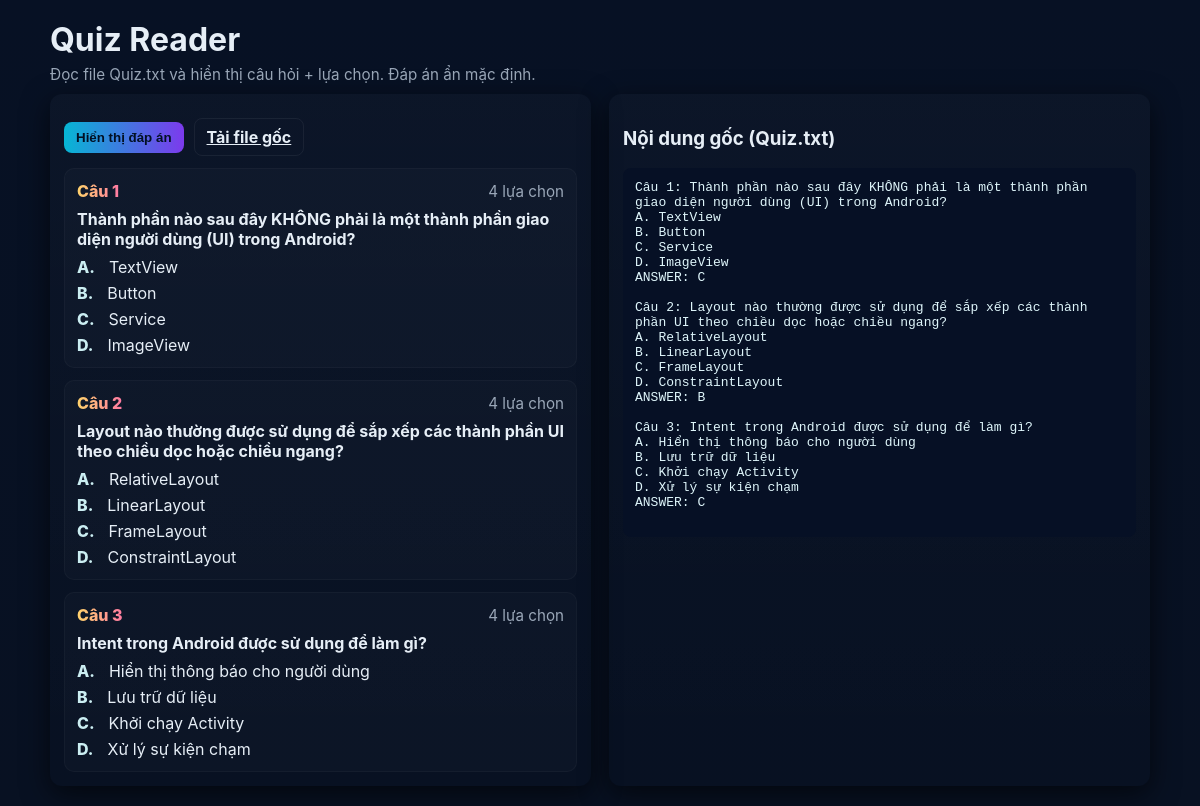
/bai2/index.php, run on the app's committed database.
### tables this page shows
CREATE TABLE IF NOT EXISTS quiz_questions (
    id INT AUTO_INCREMENT PRIMARY KEY,       
    question TEXT NOT NULL,                   
    option_a VARCHAR(500),                    
    option_b VARCHAR(500),                    
    option_c VARCHAR(500),                    
    option_d VARCHAR(500),                    
    option_e VARCHAR(500),                    
    answer VARCHAR(20) NOT NULL,              
    created_at TIMESTAMP DEFAULT CURRENT_TIMESTAMP
);

### bai2/index.php (the view, shortened to what this page needs)
<?php
require_once('../config.php');
$questions = [];
$sql = "SELECT * FROM quiz_questions ORDER BY id ASC";
$result = mysqli_query($conn, $sql);
if ($result && mysqli_num_rows($result) > 0) {
    while ($row = mysqli_fetch_assoc($result)) {
        $question = [
            'text' => $row['question'],
            'options' => [],
            'answer' => explode(',', $row['answer'])
        ];
        if (!empty($row['option_a'])) $question['options']['A'] = $row['option_a'];
        if (!empty($row['option_b'])) $question['options']['B'] = $row['option_b'];
        if (!empty($row['option_c'])) $question['options']['C'] = $row['option_c'];
        if (!empty($row['option_d'])) $question['options']['D'] = $row['option_d'];
        $questions[] = $question;
    }
} else {
    $error = 'Không tìm thấy câu hỏi trong database';
}
$rawContent = '';
if (!empty($questions)) {
    foreach ($questions as $i => $q) {
        $rawContent .= "Câu " . ($i + 1) . ": " . $q['text'] . "\n";
        foreach ($q['options'] as $key => $value) {
            $rawContent .= $key . ". " . $value . "\n";
        }
        $rawContent .= "ANSWER: " . implode(', ', $q['answer']) . "\n\n";
    }
}
?>
<!DOCTYPE html>
<html lang="vi">
<head>
</head>
<body>
    <header style="max-width:1100px; margin:0 auto 10px;">
        <h1>Quiz Reader</h1>
        <p class="hint">Đọc file Quiz.txt và hiển thị câu hỏi + lựa chọn. Đáp án ẩn mặc định.</p>
    </header>
    <div class="wrap">
        <section class="panel">
            <div class="controls">
                <button id="toggleAnswers" class="btn btn-primary">Hiển thị đáp án</button>
                <a href="Quiz.txt" class="btn btn-outline" download>Tải file gốc</a>
            </div>
            <?php if (count($questions) > 0): ?>
                <div class="q-list">
                    <?php foreach ($questions as $i => $q): ?>
                        <article class="q-card">
                            <div class="q-head">
                                <div class="q-no">Câu <?php echo $i + 1; ?></div>
                                <div class="q-meta">
                                    <small class="hint">
                                        <?php echo count($q['options']); ?> lựa chọn
                                    </small>
                                </div>
                            </div>
                            <div class="q-text">
                                <?php echo htmlspecialchars($q['text']); ?>
                            </div>
                            <div class="opts">
                                <?php
                                ksort($q['options']);
                                foreach ($q['options'] as $label => $txt):
                                ?>
                                    <div class="opt">
                                        <span class="label"><?php echo htmlspecialchars($label); ?>.</span>
                                        <span class="txt"><?php echo htmlspecialchars($txt); ?></span>
                                    </div>
                                <?php endforeach; ?>
                            </div>
                        </article>
                    <?php endforeach; ?>
                </div>
            <?php else: ?>
                <div style="margin-top:12px; color:var(--muted)">
                    Không tìm thấy câu hỏi trong Quiz.txt
                </div>
            <?php endif; ?>
        </section>
        <aside class="panel raw">
            <h3>Nội dung gốc (Quiz.txt)</h3>
            <pre><?php echo htmlspecialchars($rawContent ?: 'Chưa có nội dung...'); ?></pre>
        </aside>
    </div>
</body>
</html>

### bai2/index.php (style rules this page uses)
:root { --bg: #071124; --card: #0f1726; --accent: #06b6d4; --accent2: #7c3aed; --muted: #9aa7b8; --success: #16a34a; --danger: #ef4444; --text: #e6eef6; }
* { box-sizing: border-box; }
body { margin: 0; padding: 20px; font-family: Inter, system-ui, Arial; background: linear-gradient(180deg, var(--bg), #081122); color: var(--text); }
.wrap { max-width: 1100px; margin: 0 auto; display: flex; gap: 18px; flex-wrap: wrap; }
.panel { background: linear-gradient(180deg, rgba(255,255,255,0.02), transparent); padding: 14px; border-radius: 12px; box-shadow: 0 8px 28px rgba(0,0,0,0.6); flex: 1; min-width: 320px; }
header h1 { margin: 0 0 6px 0; }
header p { margin: 0; color: var(--muted); }
.controls { display: flex; gap: 10px; align-items: center; margin-top: 10px; }
.btn { appearance: none; border: 0; padding: 8px 12px; border-radius: 8px; font-weight: 700; cursor: pointer; }
.btn-primary { background: linear-gradient(90deg, var(--accent), var(--accent2)); color: #021024; }
.btn-outline { background: transparent; border: 1px solid rgba(255,255,255,0.06); color: var(--text); }
.raw pre { background: #061025; color: #dff6fb; padding: 12px; border-radius: 8px; max-height: 520px; overflow: auto; white-space: pre-wrap; }
.q-list { display: flex; flex-direction: column; gap: 12px; margin-top: 12px; }
.q-card { background: rgba(255,255,255,0.02); padding: 12px; border-radius: 10px; border: 1px solid rgba(255,255,255,0.03); }
.q-head { display: flex; justify-content: space-between; align-items: center; margin-bottom: 8px; }
.q-no { font-weight: 800; background: linear-gradient(90deg, #ffd36b, #ff7aa2); -webkit-background-clip: text; background-clip: text; color: transparent; }
.q-text { font-weight: 700; margin-bottom: 8px; }
.opts { display: flex; flex-direction: column; gap: 6px; }
.opt { display: flex; gap: 8px; align-items: flex-start; }
.opt .label { font-weight: 800; color: #cbeef2; margin-right: 6px; }
.hint { color: var(--muted); font-size: 0.95rem; }

### data on the page
quiz_questions: option_a "TextView", option_b "Button", option_c "Service", option_d "ImageView"
quiz_questions: option_a "RelativeLayout", option_b "LinearLayout", option_c "FrameLayout", option_d "ConstraintLayout"
quiz_questions: option_a "Hiển thị thông báo cho người dùng", option_b "Lưu trữ dữ liệu", option_c "Khởi chạy Activity", option_d "Xử lý sự kiện chạm"

### other printed values
count($q['options']) "4"
$q['text'] "Thành phần nào sau đây KHÔNG phải là một thành phần giao diện người dùng (UI) trong Android?"
$label "A"
$label "B"
$label "C"
$label "D"
$q['text'] "Layout nào thường được sử dụng để sắp xếp các thành phần UI theo chiều dọc hoặc chiều ngang?"
$q['text'] "Intent trong Android được sử dụng để làm gì?"
